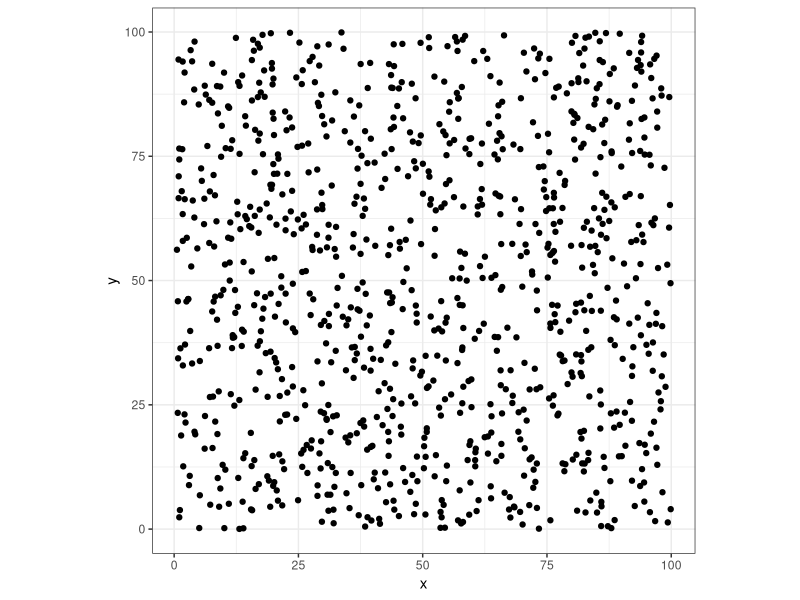
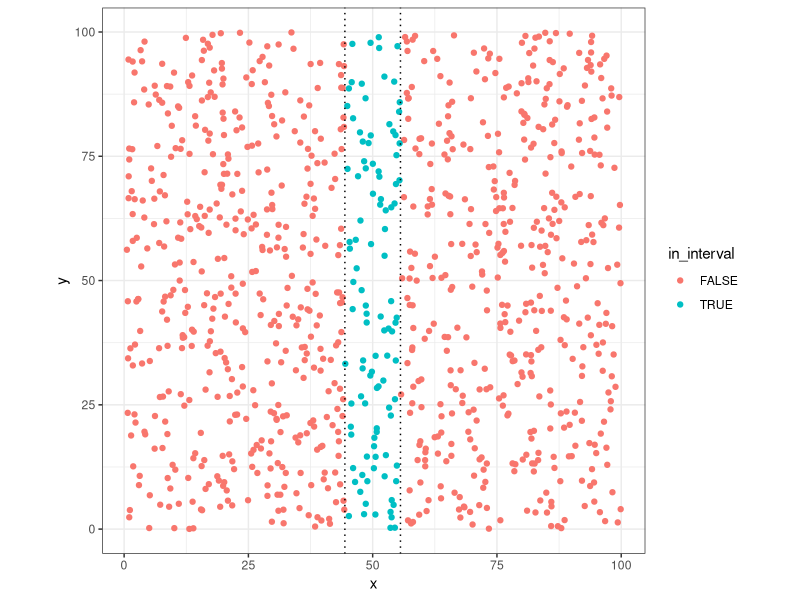
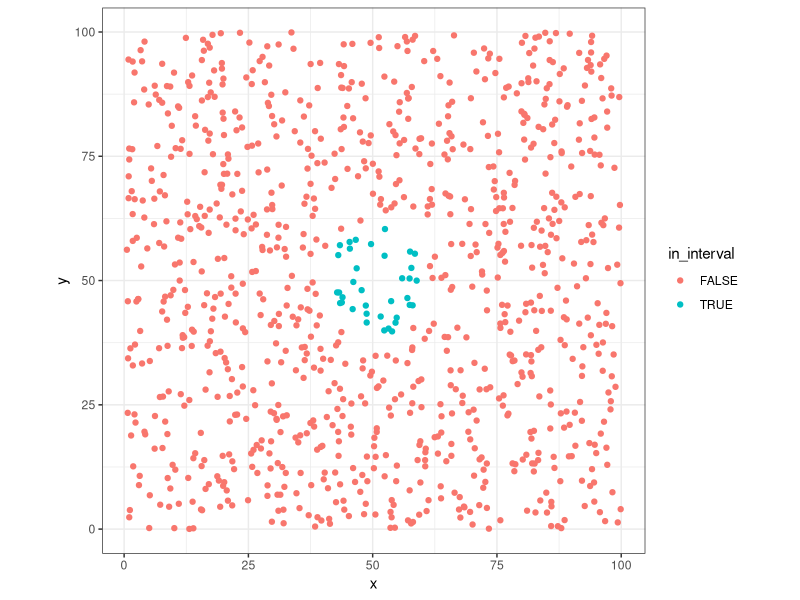
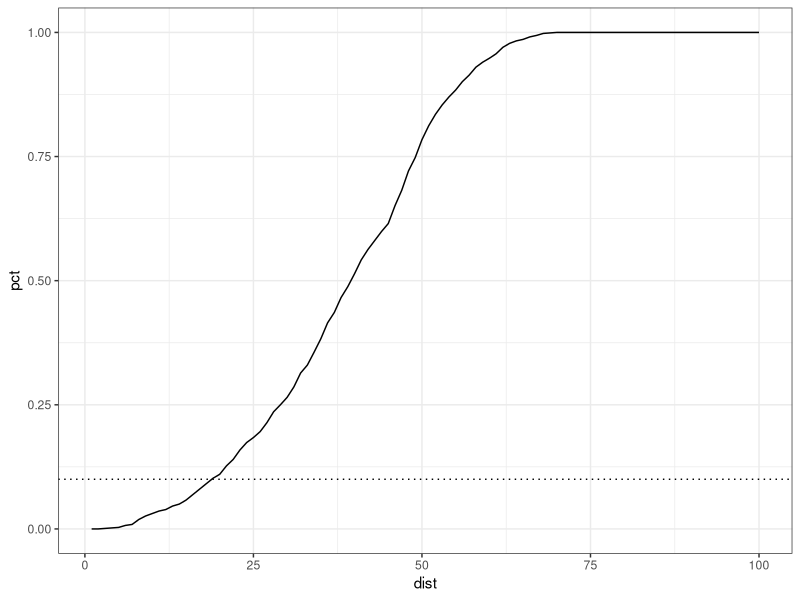
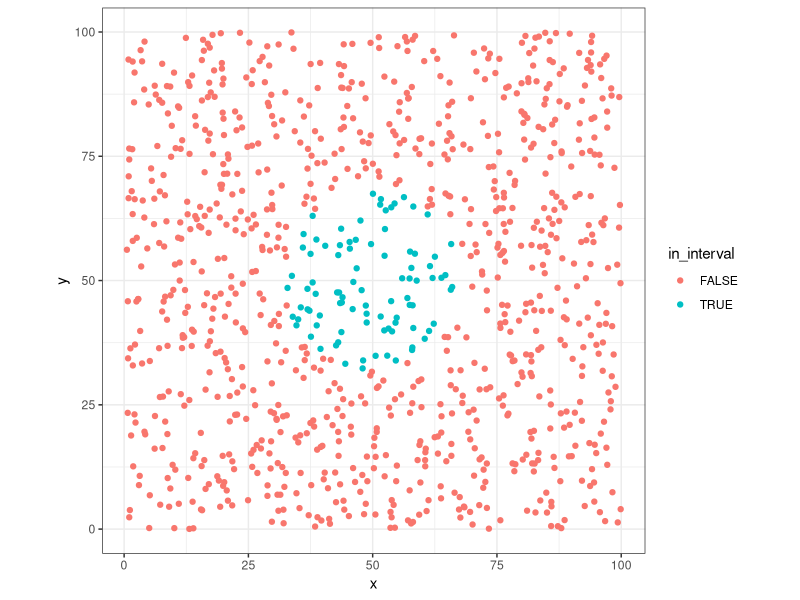
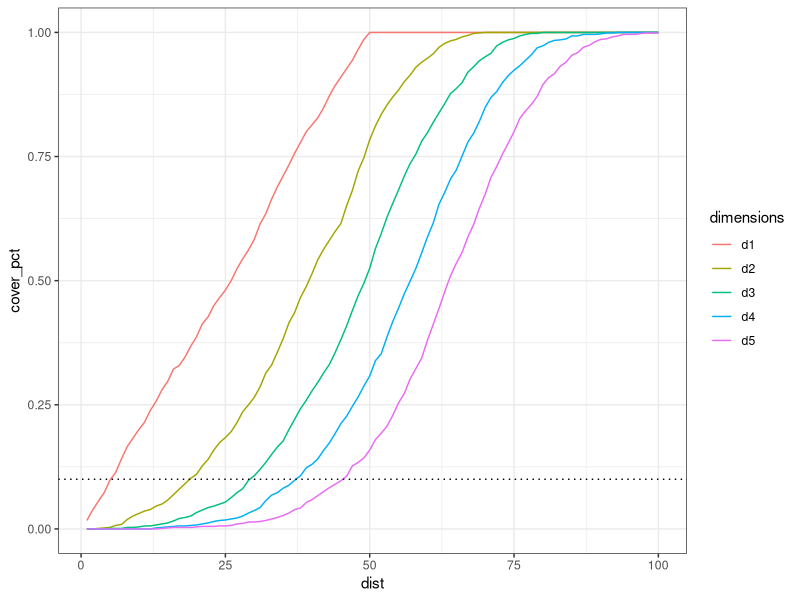

Source code (R) for these figures, in order:
## ---- chunk 1
library(ggplot2)
library(tidyverse)
library(reshape2)
## ---- chunk 2
# five dimentional datapoints
total_points <- 1000
dt <- data_frame(
  x = runif(total_points,0,100),
  y = runif(total_points,0,100),
  z = runif(total_points,0,100),
  w = runif(total_points,0,100),
  v = runif(total_points,0,100)
)

# let's see them
ggplot(dt, aes(x=x, y=y)) + geom_point() + coord_fixed(ratio = 1) + theme_bw()

## ---- chunk 3
x_dist <- quantile(x=dt$x,probs = .1)
x_dist
## ---- chunk 4

# mark the points in this range
dt %>%
  mutate(
    in_interval = case_when(
      x <= 50+(x_dist/2) & x >= 50-(x_dist/2) ~ TRUE,
      TRUE ~ FALSE
    )
  ) -> dt

# plot them
ggplot(dt, aes(x=x, y=y, colour=in_interval)) +
  geom_point() +
  geom_vline(xintercept = 50-(x_dist/2), linetype="dotted") +
  geom_vline(xintercept = 50+(x_dist/2), linetype="dotted") +
  coord_fixed(ratio = 1) + theme_bw()

# how much points?
dt %>%
  filter(in_interval==T) %>%
  nrow()

## ---- chunk 5

dt %>%
  mutate(
    in_interval = case_when(
      sqrt((x-50)^2 + (y-50)^2) < x_dist ~ TRUE,
      TRUE ~ FALSE
    )
  ) -> dt
      

ggplot(dt, aes(x=x, y=y, colour=in_interval)) +
  geom_point() + coord_fixed(ratio = 1) + theme_bw()
## ---- chunk 6
# how much points?
dt %>%
  filter(in_interval==T) %>%
  nrow() -> sel_points

sel_points_pct <- sel_points/total_points

sel_points

## ---- chunk 7

# percents 
dists <- 1:100

dists %>%
  map(function(dist){
    dt %>%
      filter(sqrt((x-50)^2 + (y-50)^2) < dist) %>%
      nrow() -> sel_points
    
    return(data_frame(
      dist = dist,
      points = sel_points,
      pct = sel_points/total_points
    ))
  }) %>% bind_rows() -> distCases

ggplot(distCases, aes(x=dist, y=pct)) +
  geom_line() +
  geom_hline(yintercept = 0.1, linetype="dotted") + 
  theme_bw()

distCases %>%
  filter( pct <= .1 ) %>%
  filter( pct == max(pct) ) -> twoDim10pct

print(twoDim10pct)

## ---- chunk 8
dt %>%
  mutate(
    in_interval = case_when(
      sqrt((x-50)^2 + (y-50)^2) < twoDim10pct$dist ~ TRUE,
      TRUE ~ FALSE
    )
  ) -> dt

ggplot(dt, aes(x=x, y=y, colour=in_interval)) +
  geom_point() + coord_fixed(ratio = 1) +
  theme_bw()

## ---- chunk 9
# percents 
dists <- 1:100

dists %>%
  map(function(dist){
        dt %>% 
          group_by() %>%
          summarise(
            d1 = sum( abs(50-x) <= dist ),
            d2 = sum( sqrt( (x-50)^2 + (y-50)^2) < dist ),
            d3 = sum( sqrt( (x-50)^2 + (y-50)^2 + (z-50)^2 ) < dist ),
            d4 = sum( sqrt( (x-50)^2 + (y-50)^2 + (z-50)^2 + (w-50)^2 ) < dist ),
            d5 = sum( sqrt( (x-50)^2 + (y-50)^2 + (z-50)^2 + (w-50)^2 + (v-50)^2 ) < dist )
          ) %>% mutate_all(function(x) x/total_points) %>% mutate( dist=dist )
    }) %>%
  bind_rows() %>% 
  melt(id.vars = c("dist")) %>%
  rename( 
    cover_pct = value,
    dimensions = variable
  ) %>%
  mutate( dimensions=as.factor(dimensions) ) -> multDimCases

multDimCases %>%
  ggplot(aes(x=dist, y=cover_pct, colour=dimensions)) +
  geom_line() +
  geom_hline(yintercept = 0.1, linetype="dotted") + 
  theme_bw() 
## ---- chunk 10
multDimCases %>% 
  group_by(dimensions) %>%
  filter( cover_pct <= 0.1 ) %>%
  filter( cover_pct == max(cover_pct) ) %>%
  select( dimensions, dist ) %>% print()
